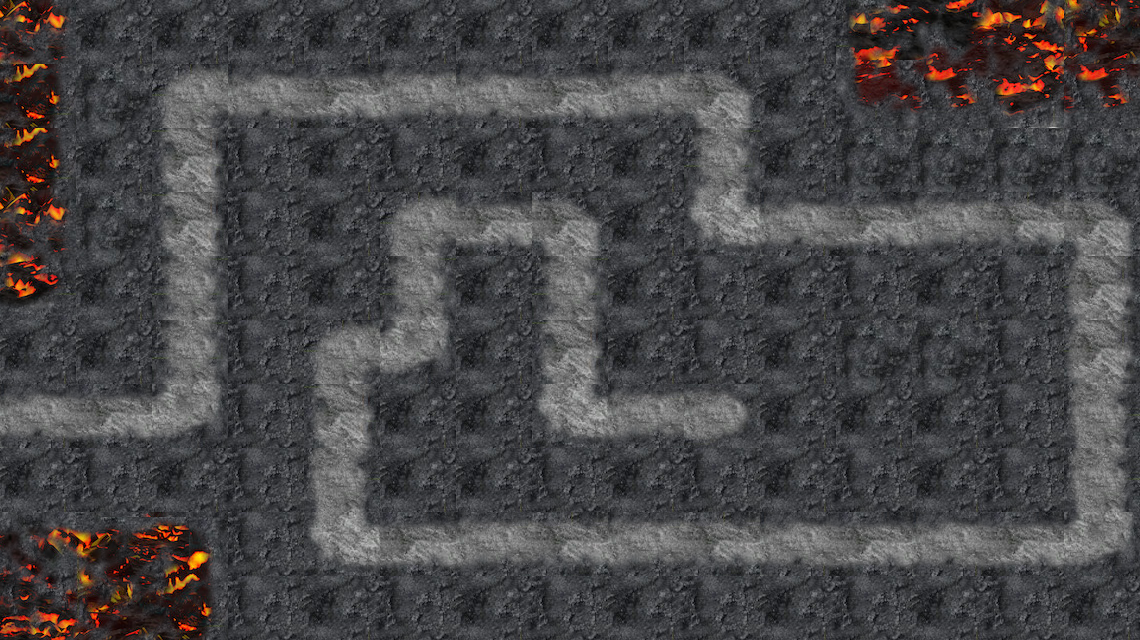

Tiled map render using the project's own tile images. Description and the map definition, with tile-layer contents summarised, below:
An orthogonal 15x10 tile map with 76x64 px tiles, 1 tile layer (Tile Layer 1), 2 tilesets.

<map version="1.0" orientation="orthogonal" width="15" height="10" tilewidth="76" tileheight="64">
 <tileset firstgid="1" name="sample_1" tilewidth="76" tileheight="64">
  <image source="Tile samples/sample_1.png" width="1216" height="1024" />
 </tileset>
 <tileset firstgid="257" name="sample_bg" tilewidth="76" tileheight="64">
  <image source="Tile samples/sample_bg.png" width="1216" height="1024" />
 </tileset>
 <layer name="Tile Layer 1" width="15" height="10">
  <data>[150 cells, 150 non-empty, 30 distinct tile ids]</data>
 </layer>
</map>